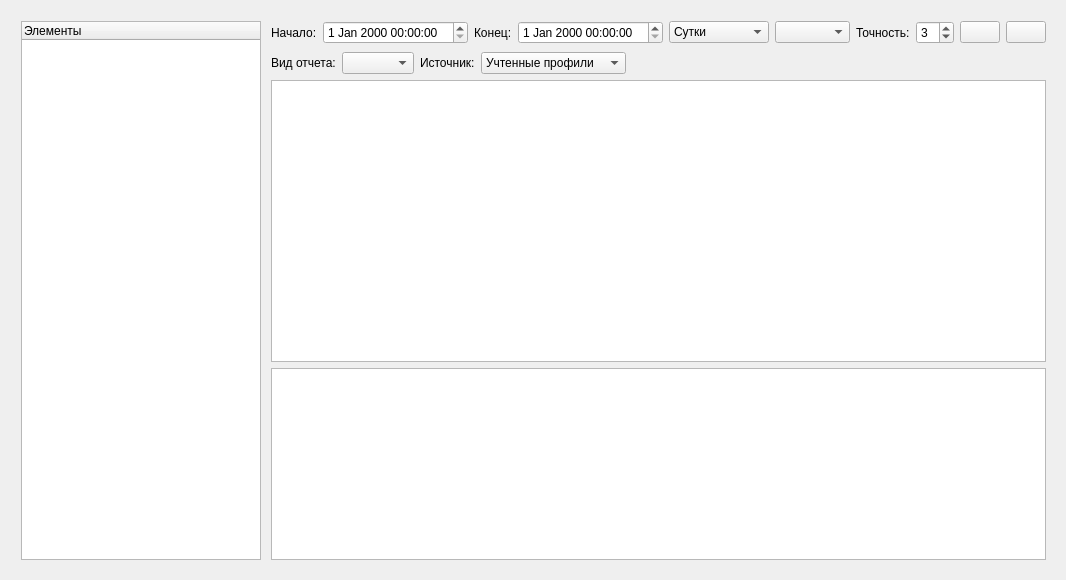
<?xml version="1.0" encoding="UTF-8"?>
<ui version="4.0">
 <class>FeederDataForm</class>
 <widget class="QWidget" name="FeederDataForm">
  <property name="geometry">
   <rect>
    <x>0</x>
    <y>0</y>
    <width>1066</width>
    <height>580</height>
   </rect>
  </property>
  <property name="windowTitle">
   <string>Form</string>
  </property>
  <widget class="QWidget" name="verticalLayoutWidget">
   <property name="geometry">
    <rect>
     <x>10</x>
     <y>10</y>
     <width>1051</width>
     <height>561</height>
    </rect>
   </property>
   <layout class="QVBoxLayout" name="mainLayout">
    <property name="margin">
     <number>5</number>
    </property>
    <item>
     <layout class="QGridLayout" name="gridLayout" columnstretch="0,50" columnminimumwidth="0,0">
      <property name="margin">
       <number>6</number>
      </property>
      <item row="0" column="0">
       <widget class="QTreeWidget" name="twObjects">
        <column>
         <property name="text">
          <string>Элементы</string>
         </property>
        </column>
       </widget>
      </item>
      <item row="0" column="1">
       <layout class="QVBoxLayout" name="verticalLayout" stretch="0,0,3,0">
        <property name="leftMargin">
         <number>4</number>
        </property>
        <property name="topMargin">
         <number>0</number>
        </property>
        <property name="rightMargin">
         <number>4</number>
        </property>
        <property name="bottomMargin">
         <number>0</number>
        </property>
        <item>
         <layout class="QHBoxLayout" name="horizontalLayout">
          <property name="bottomMargin">
           <number>2</number>
          </property>
          <item>
           <widget class="QLabel" name="label">
            <property name="text">
             <string>Начало:</string>
            </property>
           </widget>
          </item>
          <item>
           <widget class="QDateTimeEdit" name="dteBegin">
            <property name="contextMenuPolicy">
             <enum>Qt::CustomContextMenu</enum>
            </property>
           </widget>
          </item>
          <item>
           <widget class="QLabel" name="label_2">
            <property name="text">
             <string>Конец:</string>
            </property>
           </widget>
          </item>
          <item>
           <widget class="QDateTimeEdit" name="dteEnd">
            <property name="contextMenuPolicy">
             <enum>Qt::CustomContextMenu</enum>
            </property>
           </widget>
          </item>
          <item>
           <widget class="QComboBox" name="cmbItvType">
            <property name="minimumSize">
             <size>
              <width>100</width>
              <height>0</height>
             </size>
            </property>
            <property name="currentIndex">
             <number>1</number>
            </property>
            <property name="sizeAdjustPolicy">
             <enum>QComboBox::AdjustToMinimumContentsLength</enum>
            </property>
            <item>
             <property name="text">
              <string>Задать...</string>
             </property>
            </item>
            <item>
             <property name="text">
              <string>Сутки</string>
             </property>
            </item>
            <item>
             <property name="text">
              <string>Неделя</string>
             </property>
            </item>
            <item>
             <property name="text">
              <string>Месяц</string>
             </property>
            </item>
           </widget>
          </item>
          <item>
           <widget class="QComboBox" name="cmbValueRound">
            <property name="minimumSize">
             <size>
              <width>75</width>
              <height>0</height>
             </size>
            </property>
            <property name="currentIndex">
             <number>-1</number>
            </property>
            <property name="sizeAdjustPolicy">
             <enum>QComboBox::AdjustToMinimumContentsLength</enum>
            </property>
           </widget>
          </item>
          <item>
           <widget class="QLabel" name="label_3">
            <property name="text">
             <string>Точность:</string>
            </property>
           </widget>
          </item>
          <item>
           <widget class="QSpinBox" name="txtAccuracy">
            <property name="toolTip">
             <string>&lt;!DOCTYPE HTML PUBLIC &quot;-//W3C//DTD HTML 4.0//EN&quot; &quot;http://www.w3.org/TR/REC-html40/strict.dtd&quot;&gt;
&lt;html&gt;&lt;head&gt;&lt;meta name=&quot;qrichtext&quot; content=&quot;1&quot; /&gt;&lt;style type=&quot;text/css&quot;&gt;
p, li { white-space: pre-wrap; }
&lt;/style&gt;&lt;/head&gt;&lt;body style=&quot; font-family:'MS Shell Dlg 2'; font-size:8.25pt; font-weight:400; font-style:normal;&quot;&gt;
&lt;p style=&quot; margin-top:0px; margin-bottom:0px; margin-left:0px; margin-right:0px; -qt-block-indent:0; text-indent:0px;&quot;&gt;Кол-во знаков после запятой.&lt;/p&gt;
&lt;p style=&quot; margin-top:0px; margin-bottom:0px; margin-left:0px; margin-right:0px; -qt-block-indent:0; text-indent:0px;&quot;&gt;&lt;span style=&quot; font-weight:600;&quot;&gt;Установите -1, для вывода данных &amp;quot;как есть&amp;quot;.&lt;/span&gt;&lt;/p&gt;&lt;/body&gt;&lt;/html&gt;</string>
            </property>
            <property name="minimum">
             <number>-1</number>
            </property>
            <property name="maximum">
             <number>6</number>
            </property>
            <property name="value">
             <number>3</number>
            </property>
           </widget>
          </item>
          <item>
           <widget class="QPushButton" name="cmdRefresh">
            <property name="toolTip">
             <string>Обновить данные</string>
            </property>
            <property name="text">
             <string/>
            </property>
            <property name="icon">
             <iconset resource="resources.qrc">
              <normaloff>:/feederdata/images/refresh.png</normaloff>:/feederdata/images/refresh.png</iconset>
            </property>
            <property name="iconSize">
             <size>
              <width>16</width>
              <height>16</height>
             </size>
            </property>
           </widget>
          </item>
          <item>
           <widget class="QPushButton" name="cmdExcel">
            <property name="toolTip">
             <string>Экспорт в MS Excel...</string>
            </property>
            <property name="text">
             <string/>
            </property>
            <property name="icon">
             <iconset resource="resources.qrc">
              <normaloff>:/feederdata/images/excel.png</normaloff>:/feederdata/images/excel.png</iconset>
            </property>
            <property name="iconSize">
             <size>
              <width>16</width>
              <height>16</height>
             </size>
            </property>
           </widget>
          </item>
          <item>
           <spacer name="horizontalSpacer">
            <property name="orientation">
             <enum>Qt::Horizontal</enum>
            </property>
            <property name="sizeHint" stdset="0">
             <size>
              <width>40</width>
              <height>20</height>
             </size>
            </property>
           </spacer>
          </item>
         </layout>
        </item>
        <item>
         <layout class="QHBoxLayout" name="horizontalLayout_2">
          <item>
           <widget class="QLabel" name="label_4">
            <property name="text">
             <string>Вид отчета:</string>
            </property>
           </widget>
          </item>
          <item>
           <widget class="QComboBox" name="cmbDisplayType"/>
          </item>
          <item>
           <widget class="QLabel" name="label_5">
            <property name="text">
             <string>Источник:</string>
            </property>
           </widget>
          </item>
          <item>
           <widget class="QComboBox" name="cmbSource">
            <property name="currentIndex">
             <number>0</number>
            </property>
            <item>
             <property name="text">
              <string>Учтенные профили</string>
             </property>
            </item>
            <item>
             <property name="text">
              <string>Показания счетчика</string>
             </property>
            </item>
           </widget>
          </item>
          <item>
           <spacer name="horizontalSpacer_2">
            <property name="orientation">
             <enum>Qt::Horizontal</enum>
            </property>
            <property name="sizeHint" stdset="0">
             <size>
              <width>40</width>
              <height>20</height>
             </size>
            </property>
           </spacer>
          </item>
         </layout>
        </item>
        <item>
         <widget class="QTableWidget" name="twData">
          <property name="editTriggers">
           <set>QAbstractItemView::NoEditTriggers</set>
          </property>
          <attribute name="verticalHeaderDefaultSectionSize">
           <number>20</number>
          </attribute>
         </widget>
        </item>
        <item>
         <widget class="QGraphicsView" name="gvGraph">
          <property name="sizePolicy">
           <sizepolicy hsizetype="Expanding" vsizetype="Expanding">
            <horstretch>0</horstretch>
            <verstretch>0</verstretch>
           </sizepolicy>
          </property>
         </widget>
        </item>
       </layout>
      </item>
     </layout>
    </item>
   </layout>
  </widget>
 </widget>
 <resources>
  <include location="resources.qrc"/>
 </resources>
 <connections/>
</ui>
